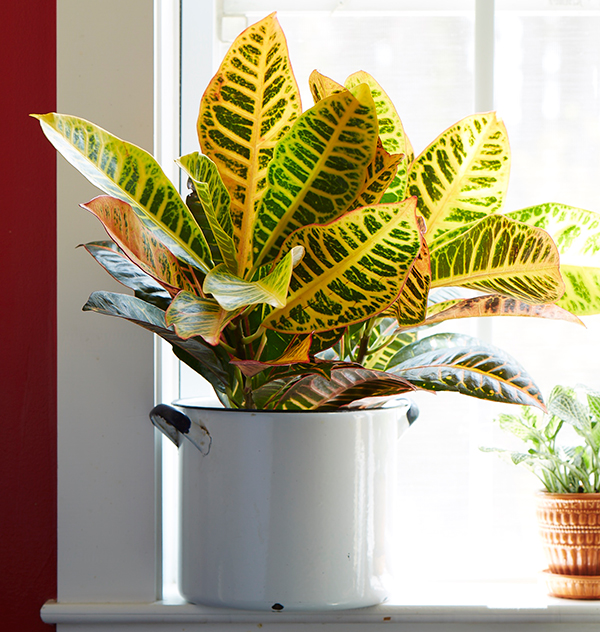
#> input picture plant.jpg, 600 x 632 px
$ jupyter execute --allow-errors IHT.ipynb   (shell and % lines are left out)
#> lines starting #> are read from the running program, lines starting #| are printed output that depends on the picture
[cell 1]
"""
Basic Topics to be a little familiar with:
- signal Processing: convolution, frequency space
- statistics/lin alg: gradient descent, sparsity, """
import numpy as np
import scipy
import pywt
from PIL import Image
from scipy import ndimage
from scipy.io import loadmat
from scipy import interpolate
import colour
import matplotlib.pyplot as plt
import matplotlib.animation as animation
import pdb


# [94 lines left out: functions IHT, IHT_demos, soft_thresh, schedule_eta, not called in this run]


# LINEAR FUNCTIONS and their ADJOINTS

def blur(I, k0):
    b = ndimage.convolve(I, k0, mode='constant', cval=0.0)
    return b

def blur_adj(I, k0):
    bT = ndimage.convolve(I, k0[::-1, ::-1], mode='constant', cval=0.0)
    return bT

def corrupt(x, mask):
    currupted = x* mask
    return currupted

def corrupt_adj(x, mask):
    currupted_adj = x * mask
    return currupted_adj

# [34 lines left out: functions mosaik_f, mosaik_f_adj, make_rgb_mos_mask, not called in this run]


def filter_wavedec2(coeffs, K):
    coeffs_fil = []
    return


# [51 lines left out: functions get_top_k_sample, show_wavelet_decomp, fill_holes, play_movie, not called in this run]

[cell 2]
# Get image to reconstruct in gray and color format. Scale images between 0 and 1
x_true = np.array(Image.open('plant.jpg').convert('L'), dtype=np.float32)/255.0
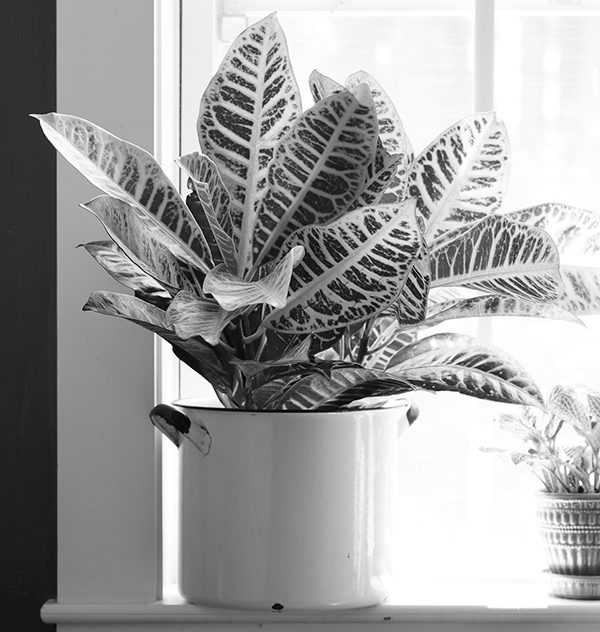
#> x_true: shape (632, 600) float32; min 0, max 1, mean 0.629
x_true_c = np.array(Image.open('plant.jpg'), dtype=np.float32)/255.0
# Get Blur Kernel from this mat file
#> (the rest of this cell did not finish here and is left out)

[cell 3]
"""
This is a visualization of our 3 linear operators we are trying to reconstruct images from
"""
plt.subplot(1,3,1)
#> (the rest of this cell did not finish here and is left out)

[cell 4]
"""
Here we can visualize what a 2D wavelet transform is actually doing by seeing the
Wavelet Transform Examples:
Top Left: Approximation image (low pass + downsample)
Top Right: Horizontal details
Bottom Left: vertical details
Bottom Right: Diagonol details
"""
diamond = np.array(Image.open('diamond.jpg').convert('L'), dtype=np.float32)/255.0
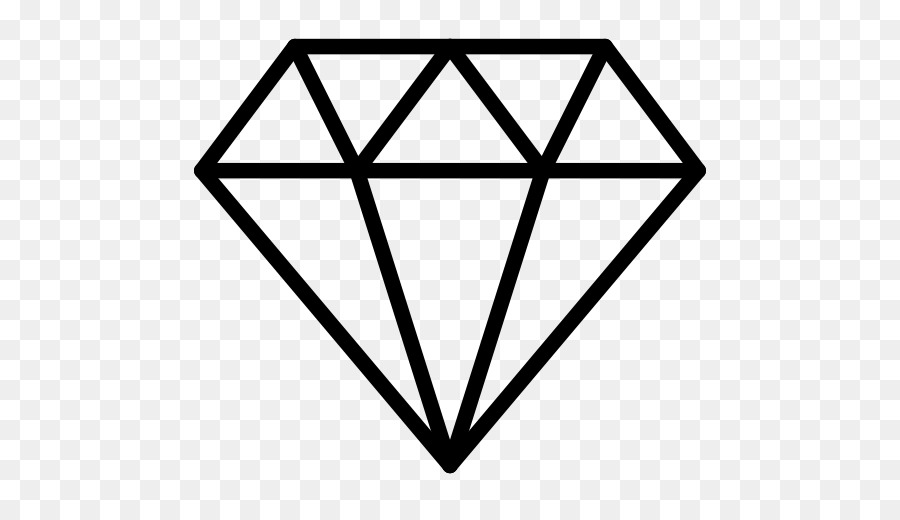
#> input picture diamond.jpg, 900 x 520 px
#> (the rest of this cell did not finish here and is left out)
